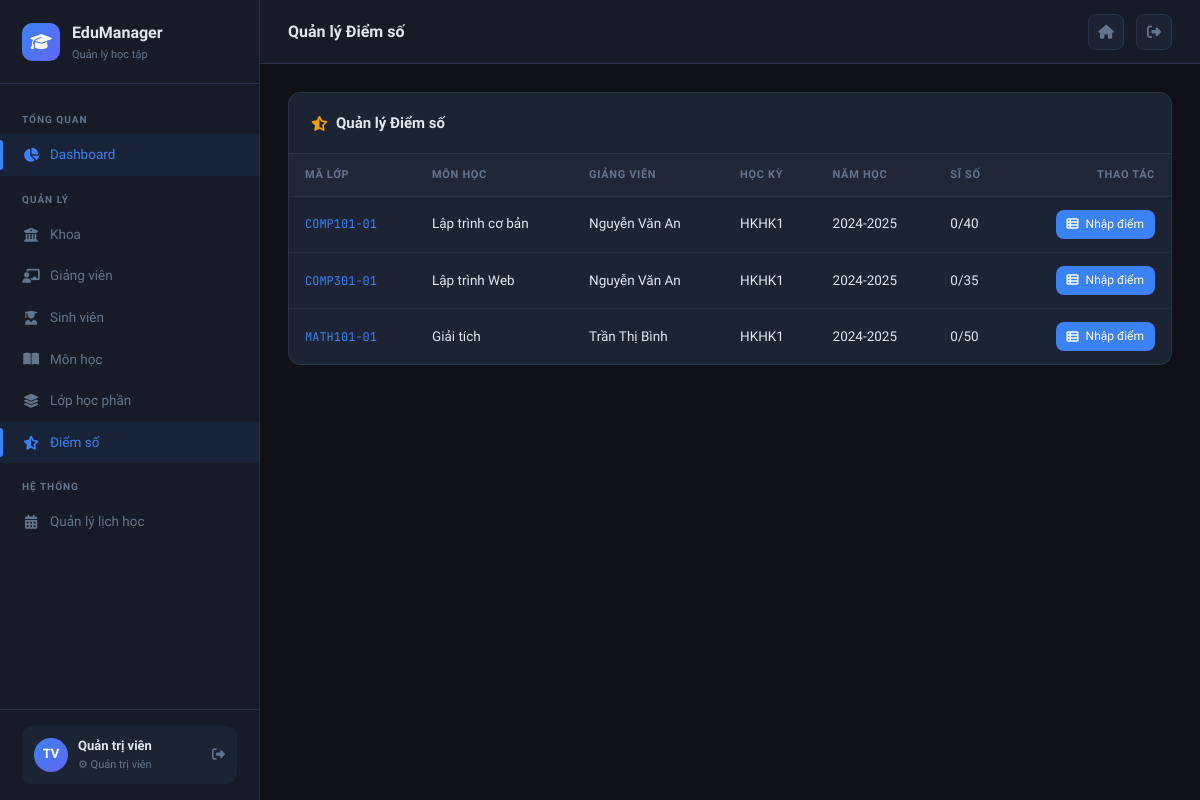
Page /diem-so (signed in) on the committed database.
### tables this page shows
CREATE TABLE lop_hoc_phan (
    ma_lop     VARCHAR(20)  PRIMARY KEY,
    ma_mon     VARCHAR(10),
    ma_gv      VARCHAR(10),
    hoc_ky     VARCHAR(10)  NOT NULL,
    nam_hoc    VARCHAR(9)   NOT NULL,
    si_so_max  INT          DEFAULT 40,
    si_so_hien INT          DEFAULT 0,
    phong_hoc  VARCHAR(20),
    lich_hoc   VARCHAR(100),
    trang_thai ENUM('mo','dong','ket_thuc') DEFAULT 'mo',
    created_at TIMESTAMP    DEFAULT CURRENT_TIMESTAMP,
    FOREIGN KEY (ma_mon) REFERENCES mon_hoc(ma_mon) ON DELETE CASCADE,
    FOREIGN KEY (ma_gv)  REFERENCES giang_vien(ma_gv) ON DELETE SET NULL
);

CREATE TABLE mon_hoc (
    ma_mon         VARCHAR(10)  PRIMARY KEY,
    ten_mon        VARCHAR(150) NOT NULL,
    tin_chi        TINYINT      NOT NULL DEFAULT 3,
    ma_khoa        VARCHAR(10),
    mon_tien_quyet VARCHAR(10),
    mo_ta          TEXT,
    created_at     TIMESTAMP    DEFAULT CURRENT_TIMESTAMP,
    FOREIGN KEY (ma_khoa)        REFERENCES khoa(ma_khoa) ON DELETE SET NULL,
    FOREIGN KEY (mon_tien_quyet) REFERENCES mon_hoc(ma_mon) ON DELETE SET NULL
);

CREATE TABLE giang_vien (
    ma_gv       VARCHAR(10)  PRIMARY KEY,
    user_id     INT          UNIQUE,
    ho_ten      VARCHAR(100) NOT NULL,
    email       VARCHAR(100) UNIQUE NOT NULL,
    ma_khoa     VARCHAR(10),
    hoc_vi      ENUM('Cu nhan','Thac si','Tien si','Pho giao su','Giao su') DEFAULT 'Thac si',
    dien_thoai  VARCHAR(15),
    created_at  TIMESTAMP    DEFAULT CURRENT_TIMESTAMP,
    FOREIGN KEY (ma_khoa)  REFERENCES khoa(ma_khoa) ON DELETE SET NULL,
    FOREIGN KEY (user_id)  REFERENCES users(id) ON DELETE SET NULL
);

### core/Controller.php (called while the page is built, shortened)
<?php
abstract class Controller {
    protected function render(string $view, array $data = []): void {
        extract($data);
        $viewFile = BASE_PATH . "/views/{$view}.php";
        require $viewFile;
    }
    protected function view(string $view, array $data = [], string $layout = 'layout/main'): void {
        $data['content_view'] = $view;
        $this->render($layout, $data);
    }
}

### controllers/DiemSoController.php (called while the page is built, shortened)
<?php
require_once BASE_PATH . '/models/LopHocPhanModel.php';
class DiemSoController extends Controller {
    public function index(): void {
        $lops = (new LopHocPhanModel())->getWithMon();
        $this->view('diem_so/index', ['title' => 'Quản lý Điểm số', 'pageTitle' => 'Quản lý Điểm số', 'lops' => $lops]);
    }
}

### index.php (called while the page is built, shortened)
<?php
require_once __DIR__ . '/core/Database.php';
require_once __DIR__ . '/core/Model.php';
require_once __DIR__ . '/core/Controller.php';
require_once __DIR__ . '/core/Router.php';
$router = new Router();
$router->get('/auth/login',  'AuthController', 'loginForm');
$router->post('/auth/login', 'AuthController', 'login');
$router->get('/auth/logout', 'AuthController', 'logout');
$router->get('/',          'DashboardController', 'index');
$router->get('/dashboard', 'DashboardController', 'index');
$router->get('/khoa',             'KhoaController', 'index');
$router->get('/khoa/create',      'KhoaController', 'create');
$router->post('/khoa/store',      'KhoaController', 'store');
$router->get('/khoa/edit/:id',    'KhoaController', 'edit');
$router->post('/khoa/update/:id', 'KhoaController', 'update');
$router->get('/khoa/delete/:id',  'KhoaController', 'delete');
$router->get('/sinh-vien',                'SinhVienController', 'index');
$router->get('/sinh-vien/create',         'SinhVienController', 'create');
$router->post('/sinh-vien/store',         'SinhVienController', 'store');
$router->get('/sinh-vien/edit/:id',       'SinhVienController', 'edit');
$router->post('/sinh-vien/update/:id',    'SinhVienController', 'update');
$router->get('/sinh-vien/delete/:id',     'SinhVienController', 'delete');
$router->get('/sinh-vien/show/:id',       'SinhVienController', 'show');
$router->get('/giang-vien',               'GiangVienController', 'index');
$router->get('/giang-vien/create',        'GiangVienController', 'create');
$router->post('/giang-vien/store',        'GiangVienController', 'store');
$router->get('/giang-vien/edit/:id',      'GiangVienController', 'edit');
$router->post('/giang-vien/update/:id',   'GiangVienController', 'update');
$router->get('/giang-vien/delete/:id',    'GiangVienController', 'delete');
$router->get('/mon-hoc',                  'MonHocController', 'index');
$router->get('/mon-hoc/create',           'MonHocController', 'create');
$router->post('/mon-hoc/store',           'MonHocController', 'store');
$router->get('/mon-hoc/edit/:id',         'MonHocController', 'edit');
$router->post('/mon-hoc/update/:id',      'MonHocController', 'update');
$router->get('/mon-hoc/delete/:id',       'MonHocController', 'delete');
$router->get('/lop-hoc-phan',             'LopHocPhanController', 'index');
$router->get('/lop-hoc-phan/create',      'LopHocPhanController', 'create');
$router->post('/lop-hoc-phan/store',      'LopHocPhanController', 'store');
$router->get('/lop-hoc-phan/edit/:id',    'LopHocPhanController', 'edit');
$router->post('/lop-hoc-phan/update/:id', 'LopHocPhanController', 'update');
$router->get('/lop-hoc-phan/delete/:id',  'LopHocPhanController', 'delete');
$router->get('/lop-hoc-phan/sinh-vien/:maLop',       'LopHocPhanController', 'students');
$router->post('/lop-hoc-phan/sinh-vien/add/:maLop',  'LopHocPhanController', 'addStudent');
$router->get('/lop-hoc-phan/sinh-vien/remove/:id',   'LopHocPhanController', 'removeStudent');
$router->get('/diem-so',                  'DiemSoController', 'index');
$router->get('/diem-so/lop/:maLop',       'DiemSoController', 'byLop');
$router->post('/diem-so/nhap/:maLop',     'DiemSoController', 'nhap');
$router->get('/dang-ky',                  'DangKyController', 'index');
$router->get('/dang-ky/moi',              'DangKyController', 'create');
$router->post('/dang-ky/store',           'DangKyController', 'store');
$router->get('/dang-ky/huy/:id',          'DangKyController', 'delete');
$router->get('/thoi-khoa-bieu', 'ThoiKhoaBieuController', 'index');
$router->dispatch();

### core/Database.php (called while the page is built, shortened)
<?php
class Database {
    private static ?Database $instance = null;
    private PDO $pdo;
    private function __construct() {
        $dsn = sprintf(
            'mysql:host=%s;dbname=%s;charset=%s',
            DB_HOST, DB_NAME, DB_CHARSET
        );
        $options = [
            PDO::ATTR_ERRMODE            => PDO::ERRMODE_EXCEPTION,
            PDO::ATTR_DEFAULT_FETCH_MODE => PDO::FETCH_ASSOC,
            PDO::ATTR_EMULATE_PREPARES   => false,
            PDO::MYSQL_ATTR_INIT_COMMAND => "SET NAMES utf8mb4",
        ];
        try {
            $this->pdo = new PDO($dsn, DB_USER, DB_PASSWORD, $options);
        } catch (PDOException $e) {
            die(json_encode(['error' => 'Kết nối database thất bại: ' . $e->getMessage()]));
        }
    }
    public static function getInstance(): Database {
        if (self::$instance === null) {
            self::$instance = new self();
        }
        return self::$instance;
    }
    public function fetchAll(string $sql, array $params = []): array {
        $stmt = $this->pdo->prepare($sql);
        $stmt->execute($params);
        return $stmt->fetchAll();
    }
}

### core/Model.php (called while the page is built, shortened)
<?php
abstract class Model {
    public function __construct() {
        $this->db = Database::getInstance();
    }
}

### models/LopHocPhanModel.php (called while the page is built, shortened)
<?php
class LopHocPhanModel extends Model {
    public function getWithMon(): array {
        return $this->db->fetchAll("
            SELECT lhp.*, m.ten_mon, m.tin_chi, gv.ho_ten as ten_gv
            FROM lop_hoc_phan lhp
            LEFT JOIN mon_hoc m ON m.ma_mon = lhp.ma_mon
            LEFT JOIN giang_vien gv ON gv.ma_gv = lhp.ma_gv
            ORDER BY lhp.nam_hoc DESC, lhp.hoc_ky ASC");
    }
}

### views/diem_so/index.php (the view, shortened to what this page needs)
<div class="card">
  <div class="card-header">
    <span class="card-title"><i class="fas fa-star-half-stroke" style="color:var(--clr-amber)"></i> Quản lý Điểm số</span>
  </div>
  <div class="table-wrapper">
    <table>
      <thead>
        <tr>
          <th>Mã Lớp</th><th>Môn học</th><th>Giảng viên</th>
          <th>Học kỳ</th><th>Năm học</th><th>Sĩ số</th><th style="text-align:right">Thao tác</th>
        </tr>
      </thead>
      <tbody>
        <?php foreach ($lops as $l): ?>
        <tr>
          <td><span class="mono"><?= htmlspecialchars($l['ma_lop']) ?></span></td>
          <td style="font-weight:500"><?= htmlspecialchars($l['ten_mon'] ?? '—') ?></td>
          <td><?= htmlspecialchars($l['ten_gv'] ?? '—') ?></td>
          <td>HK<?= htmlspecialchars($l['hoc_ky']) ?></td>
          <td><?= htmlspecialchars($l['nam_hoc']) ?></td>
          <td><?= $l['si_so_hien'] ?>/<?= $l['si_so_max'] ?></td>
          <td>
            <div style="display:flex;gap:6px;justify-content:flex-end">
              <a href="<?= BASE_URL ?>/diem-so/lop/<?= urlencode($l['ma_lop']) ?>" class="btn btn-primary btn-sm">
                <i class="fas fa-table-list"></i> Nhập điểm
              </a>
            </div>
          </td>
        </tr>
        <?php endforeach; ?>
      </tbody>
    </table>
  </div>
</div>

### core/Router.php (shortened to what this page needs)
<?php
class Router {
    private array $routes = [];
    public function get(string $path, string $controller, string $method): void {
        $this->routes['GET'][$path] = [$controller, $method];
    }
    public function post(string $path, string $controller, string $method): void {
        $this->routes['POST'][$path] = [$controller, $method];
    }
    public function dispatch(): void {
        $method = $_SERVER['REQUEST_METHOD'];
        $uri    = parse_url($_SERVER['REQUEST_URI'], PHP_URL_PATH);
        $basePath = parse_url(BASE_URL, PHP_URL_PATH);
        if ($basePath && str_starts_with($uri, $basePath)) {
            $uri = substr($uri, strlen($basePath));
        }
        $uri = '/' . ltrim($uri, '/');
        foreach ($this->routes[$method] ?? [] as $route => $handler) {
            $pattern = preg_replace('/\/:([^\/]+)/', '/([^/]+)', $route);
            $pattern = '#^' . $pattern . '$#';
            if (preg_match($pattern, $uri, $matches)) {
                array_shift($matches);
                [$controllerName, $action] = $handler;
                $ctrl = new $controllerName();
                $ctrl->$action(...$matches);
                return;
            }
        }
    }
}

### views/layout/main.php (style rules this page uses)
:root { --sidebar-w: 260px; --header-h: 64px; --clr-bg: #0f1117; --clr-surface:#161b27; --clr-card: #1c2333; --clr-border:#2a3347; --clr-accent:#3b82f6; --clr-accent2:#6366f1; --clr-green: #22c55e; --clr-amber: #f59e0b; --clr-red: #ef4444; --clr-text: #e2e8f0; --clr-muted: #64748b; --clr-hover: #1e2740; --font: 'Be Vietnam Pro', sans-serif; --mono: 'JetBrains Mono', monospace; --radius: 10px; --shadow: 0 4px 24px rgba(0,0,0,.4); }
*, *::before, *::after { box-sizing: border-box; margin: 0; padding: 0; }
html { scroll-behavior: smooth; }
body { font-family: var(--font); background: var(--clr-bg); color: var(--clr-text); font-size: 14px; line-height: 1.6; display: flex; min-height: 100vh; }
.card { background: var(--clr-card); border: 1px solid var(--clr-border); border-radius: 12px; overflow: hidden; }
.card-header { padding: 18px 22px; border-bottom: 1px solid var(--clr-border); display: flex; align-items: center; justify-content: space-between; }
.card-title { font-size: 15px; font-weight: 600; color: var(--clr-text); display: flex; align-items: center; gap: 8px; }
.table-wrapper { overflow-x: auto; }
table { width: 100%; border-collapse: collapse; font-size: 13.5px; }
thead th { background: rgba(255,255,255,.02); padding: 12px 16px; text-align: left; font-size: 11px; font-weight: 600; color: var(--clr-muted); text-transform: uppercase; letter-spacing: .06em; border-bottom: 1px solid var(--clr-border); white-space: nowrap; }
tbody td { padding: 13px 16px; border-bottom: 1px solid rgba(255,255,255,.04); color: var(--clr-text); vertical-align: middle; }
tbody tr:last-child td { border-bottom: none; }
.mono { font-family: var(--mono); font-size: 12px; color: var(--clr-accent); }
.btn { display: inline-flex; align-items: center; gap: 7px; padding: 8px 16px; border-radius: 8px; border: none; font-size: 13px; font-weight: 500; cursor: pointer; text-decoration: none; transition: all .2s; font-family: var(--font); }
.btn-primary { background: var(--clr-accent); color: #fff; }
.btn-sm { padding: 5px 11px; font-size: 12px; }

### rows in the picture
lop_hoc_phan: ma_lop "COMP101-01", ma_mon.ten_mon "Lập trình cơ bản", ma_gv.ho_ten "Nguyễn Văn An", hoc_ky "HK1", nam_hoc "2024-2025", si_so_hien "0", si_so_max "40"
lop_hoc_phan: ma_lop "COMP301-01", ma_mon.ten_mon "Lập trình Web", ma_gv.ho_ten "Nguyễn Văn An", hoc_ky "HK1", nam_hoc "2024-2025", si_so_hien "0", si_so_max "35"
lop_hoc_phan: ma_lop "MATH101-01", ma_mon.ten_mon "Giải tích", ma_gv.ho_ten "Trần Thị Bình", hoc_ky "HK1", nam_hoc "2024-2025", si_so_hien "0", si_so_max "50"
